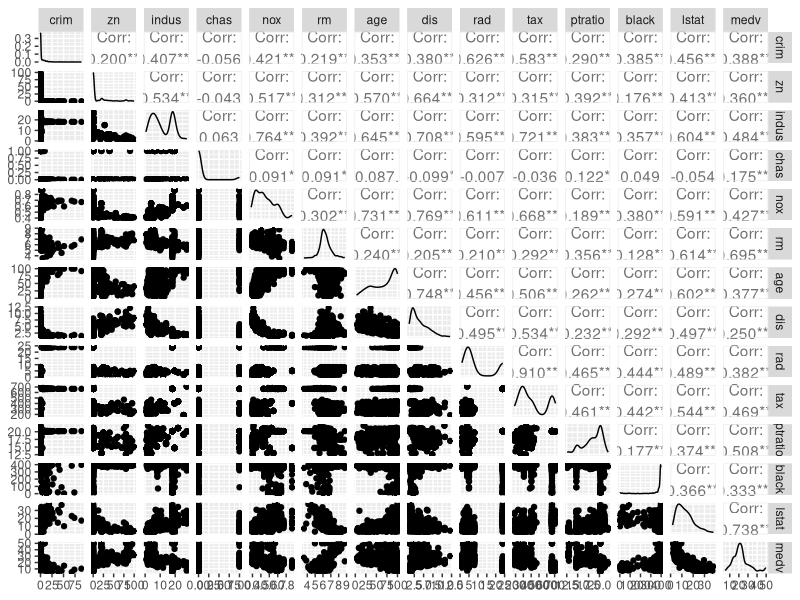
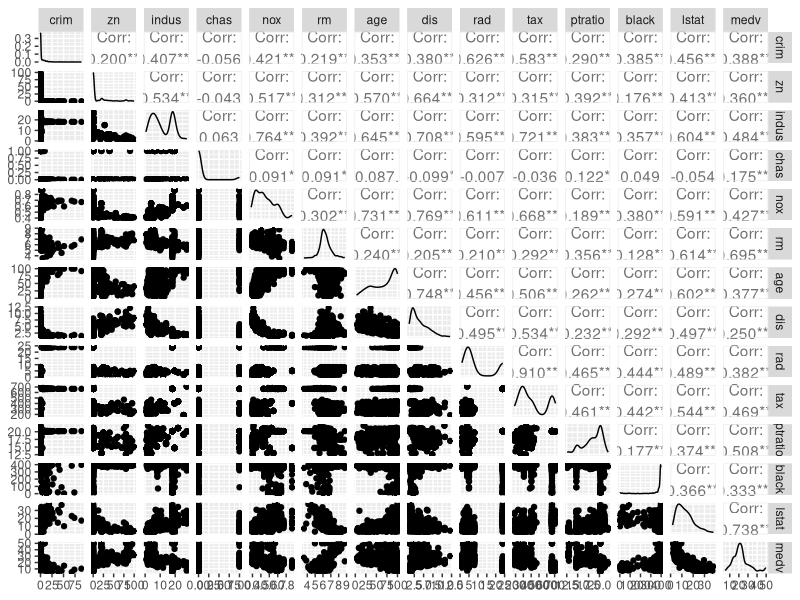
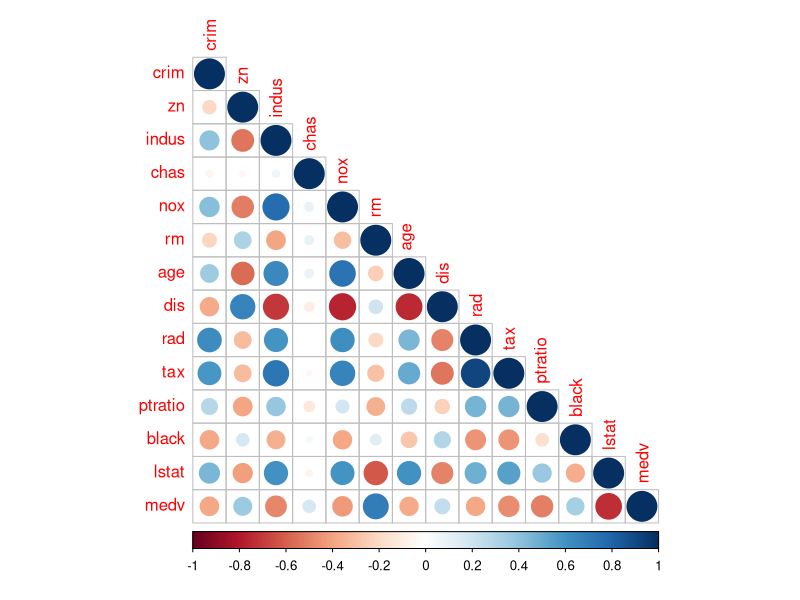
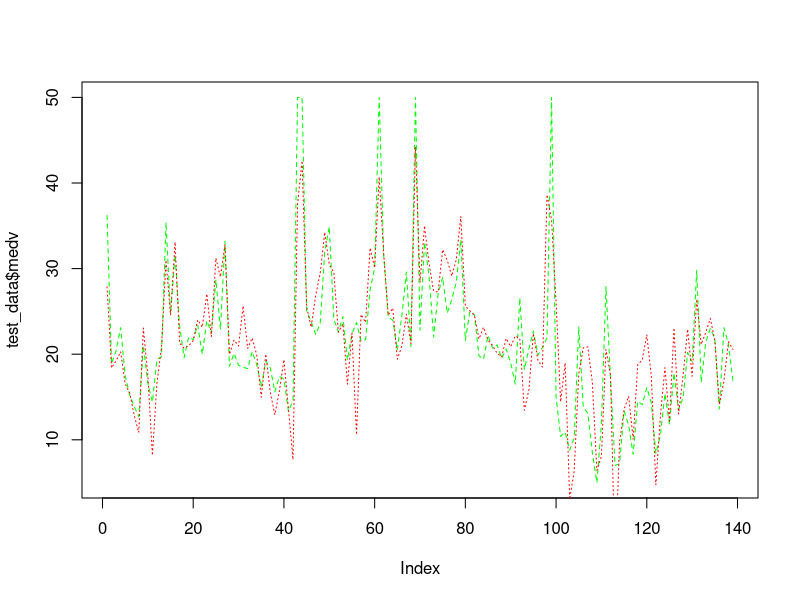

Reproduce these figures in R, in order.
#---------------------------------------------------------------------------------------------------------------------------------------#
#---------------------------------------------------------------------------------------------------------------------------------------#
#---------------------------------------------------------------------------------------------------------------------------------------#
#                                                    "*THE BOSTON DATASET*"
#---------------------------------------------------------------------------------------------------------------------------------------#
#---------------------------------------------------------------------------------------------------------------------------------------#
#---------------------------------------------------------------------------------------------------------------------------------------#
# In this section I am going to use the inbuilt housing data of Boston to learn regression analysis. 
# Problem statement: To predict medv (median value of owner-occupied homes) against given predictors in the dataset
#---------------------------------------------------------------------------------------------------------------------------------------#
# 1. DATA ACQUISITION
#--------------------
  library("MASS")
  data(Boston)
  View(Boston)
  str(Boston)
  dim(Boston)
  ?Boston
  
  library("psych")
  describe(Boston)
#---------------------------------------------------------------------------------------------------------------------------------------#
# 2. DIVIDE DATASET
#------------------
  set.seed(1)
  library(caTools) # sample.split function is present in this package
  
  split_data <- sample.split(Boston$medv, SplitRatio = 0.7)
  # We divide the data in the ratio 0.7
  split_data
  
  training_data <- subset(Boston, split_data == "TRUE")
  test_data <- subset(Boston, split_data == "FALSE")
  # Here the dataset is divided into training:test as 7:3
#---------------------------------------------------------------------------------------------------------------------------------------#
# 3. EXPLORATORY ANALYSIS
#------------------------
  library(ggplot2)
  library(GGally)
  plot1 <- ggpairs(Boston)
  plot1
  ggsave(filename = "Scatter Plot Matrix.png", plot1)
  
  # Checking for "CORRELATION" among data
  # Correlation is an important factor to check the dependencies among themselves
  # Correlation analysis gives us an insight for mutual relationship among variables
  cr <- cor(Boston)
  cr # This will give us the correlation coefficients
  # To visualise this corrplot library is required
  library("corrplot")
  png('corrplot.jpg')
  corrplot(cr, type = "lower")
  dev.off()
  
  # Checking for "MULTICOLLINEARITY"
  # Multicollinearity exists when two or more predictors are highly correlated among themselves.
  library("car")
  model <- lm(medv~., data = training_data)
  vif(model) # vif = Variance Inflation Factor
  # "vif" measures the increase in the variance (the square of the estimate's standard # deviation) of an estimated regression 
  # coefficient due to multicollinearity.
  # A vif of 1 indicates that there is no correlation among variables.
  # A high vif indicates high multicollinearity.
  
  # The equation for the best fit line
  summary(model) # p-value for "indus" is the highest
  # This means that in presence of other predictors, "indus" is highly correlated.
  # P-value tests the NULL hypothesis that coefficient is equal to zero.
  # A high P-value denotes coefficient is really zero.
#---------------------------------------------------------------------------------------------------------------------------------------#
# 4. IMPLEMENT & OPTIMISE MODEL
#------------------------------
  # In the next model, we will remove the predictor "indus".
  model <- lm(medv ~. - indus, data = training_data)
  summary(model) # "age" has a very high P-value.
  model <- lm(medv ~. - age, data = training_data)
  summary(model) # Every predictor now in the model is significant.
#---------------------------------------------------------------------------------------------------------------------------------------#
# 5. MODEL VALIDATION
#--------------------
  prediction <- predict(model, test_data)
  prediction
  
  # To compare the values - predicted and actual, we need to plot a graph.
  jpeg("PredictionPlot.jpg")
  plot(test_data$medv, type = "l", lty = 2.0, col = "green")
  lines(prediction, type = "l", lty = 3.0, col = "red")
  dev.off()
#---------------------------------------------------------------------------------------------------------------------------------------#
  
